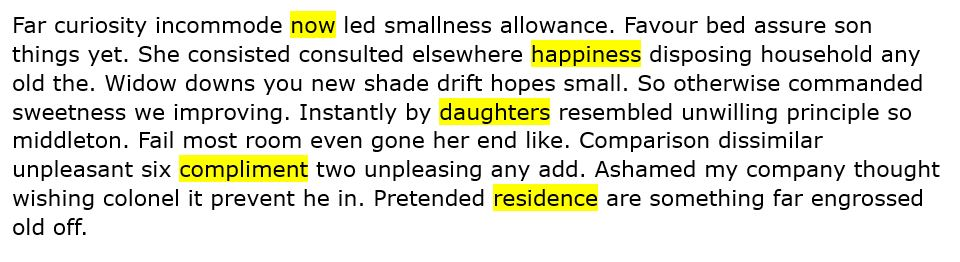
#> input picture dummytext.jpg, 960 x 262 px
$ python dummyTxtDetection.py
#> lines starting #> are read from the running program, lines starting #| are printed output that depends on the picture; after the words box and inside, x2 and y2 are one past the last pixel; in counts of white or black regions, pixels touching at a corner belong together
### util.py
import cv2
import numpy as np

def detectColor(img, hsv):
    imgHSV = cv2.cvtColor(img, cv2.COLOR_BGR2HSV)
    lower = np.array([hsv[0], hsv[2], hsv[4]]) #lower range, color threshold
    upper = np.array([hsv[1], hsv[3], hsv[5]]) #upper range
    mask = cv2.inRange(imgHSV, lower, upper)
    imgResult = cv2.bitwise_and(img, img, mask=mask)
    return imgResult

def getContours(img, imgDraw, cThr=[100,100], showCanny=False, minArea=1000, filter=0, draw=False):
    imgDraw = imgDraw.copy()
    imgGray = cv2.cvtColor(img, cv2.COLOR_BGR2GRAY)
    imgBlur = cv2.GaussianBlur(imgGray, (5,5), 1) #preserve edges, avoid noise
    imgCanny = cv2.Canny(imgBlur, cThr[0], cThr[1])
    kernel = np.array((10,10))
    imgDial = cv2.dilate(imgCanny, kernel, iterations=1) #increse thickness
    imgClose = cv2.morphologyEx(imgDial, cv2.MORPH_CLOSE, kernel) #close gaps

    if showCanny:
        cv2.imshow('Canny',imgClose) #retr_external: external contours for bbox; contours approx
    contours, hierarchy = cv2.findContours(imgClose, cv2.RETR_EXTERNAL, cv2.CHAIN_APPROX_SIMPLE)
    finalContours = []
    for i in contours:
        area = cv2.contourArea(i)
        if area > minArea: #avoid noise
            perimeter = cv2.arcLength(i, True)
            approx = cv2.approxPolyDP(i, 0.02*perimeter, True)
            bbox = cv2.boundingRect(approx)
            #if filter > 0:
                #if len(approx) == filter: #only want our filters
                    #finalContours.append([len(approx), area, approx, bbox, i])
            #else: #just add everything
            finalContours.append([len(approx), area, approx, bbox, i])

    if draw:
        for cons in finalContours:
            x,y,w,h = cons[3] #bounding box
            cv2.rectangle(imgDraw, (x,y), (x+w, y+h), (255, 0, 255), 2)

    return imgDraw, finalContours

def getRoi(img, contours): #region of interest
    roiList = []
    for con in contours:
        x,y,w,h = con[3] #bbox
        roiList.append(img[y:y+h, x:x+w])
    return roiList

# [9 lines left out: functions roiDisplay, saveText, not called in this run]

### dummyTxtDetection.py
from util import *
import pytesseract

#with original file, color so you can pick the highlighted, then contour it
#then use the binding box, then crop it to images and give to pytesseract
path = 'dummytext.jpg'
hsv = [0, 65, 59, 255, 0, 255]
pytesseract.pytesseract.tesseract_cmd = 'C:\\Program Files\\Tesseract-OCR\\tesseract.exe'

imgHigh = cv2.imread(path)
#> imgHigh is the input picture: shape (262, 960, 3); mean B, G, R 216.1, 226.4, 226.5
imgResult = detectColor(imgHigh, hsv)
#> in detectColor, `imgHSV = cv2.cvtColor(img, cv2.COLOR_BGR2HSV)`: imgHSV: shape (262, 960, 3); mean H, S, V 5.5, 13.3, 226.6
#> in detectColor, `mask = cv2.inRange(imgHSV, lower, upper)`:
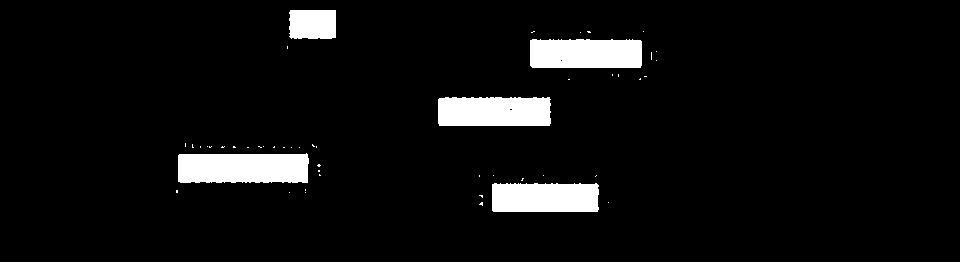
#> mask: shape (262, 960); 5.8% white; 49 white regions (44 under 20 px), largest, box (x1, y1, x2, y2) and area: (178, 153, 309, 183) 3713, (438, 97, 551, 126) 3191, (530, 39, 642, 68) 3159, (492, 183, 599, 212) 3004, (289, 10, 336, 39) 1329
#> in detectColor, `imgResult = cv2.bitwise_and(img, img, mask=mask)`:
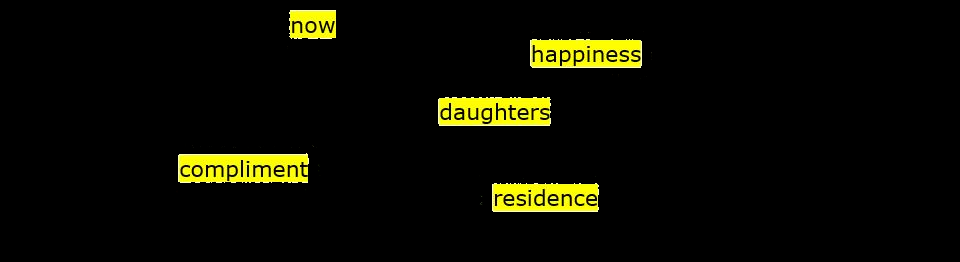
#> imgResult: shape (262, 960, 3); mean B, G, R 1.9, 12, 12.1
imgContours, contours = getContours(imgResult, imgHigh, showCanny=False,
                                    minArea= 1000, filter=4, cThr=[100,150],
                                    draw=True)
#> in getContours, `imgGray = cv2.cvtColor(img, cv2.COLOR_BGR2GRAY)`:
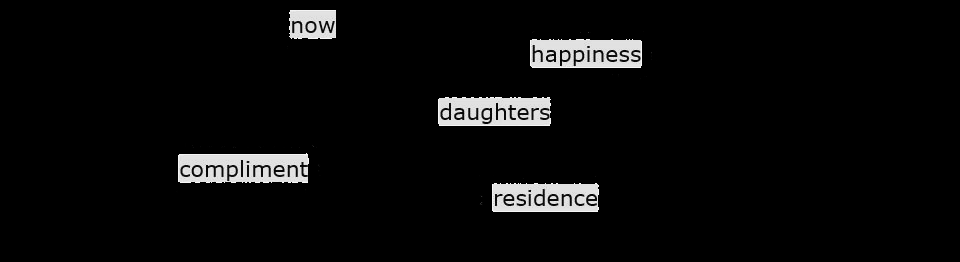
#> imgGray: shape (262, 960); min 0, max 248, mean 10.9
#> in getContours, `imgCanny = cv2.Canny(imgBlur, cThr[0], cThr[1])`:
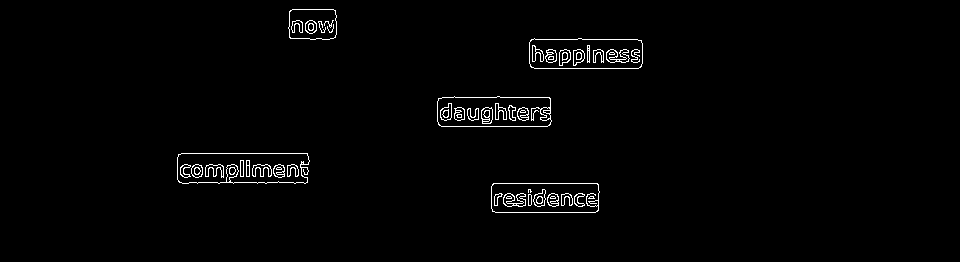
#> imgCanny: shape (262, 960); 1.5% white in thin lines or dots, all inside (x1, y1, x2, y2) = (177, 9, 643, 213)
#> in getContours, `imgDial = cv2.dilate(imgCanny, kernel, iterations=1)`:
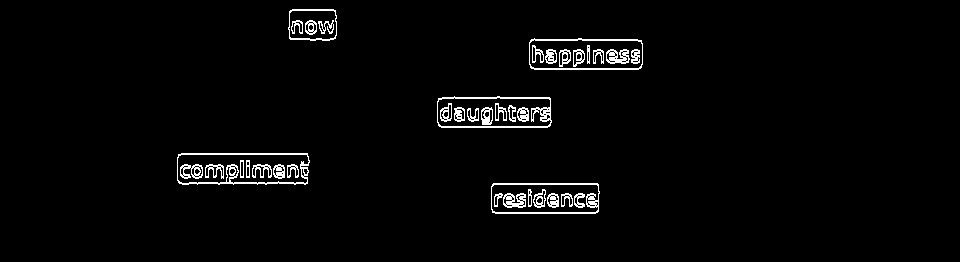
#> imgDial: shape (262, 960); 2.4% white in thin lines or dots, all inside (x1, y1, x2, y2) = (177, 9, 643, 214)
#> in getContours, `imgClose = cv2.morphologyEx(imgDial, cv2.MORPH_CLOSE, kernel)`:
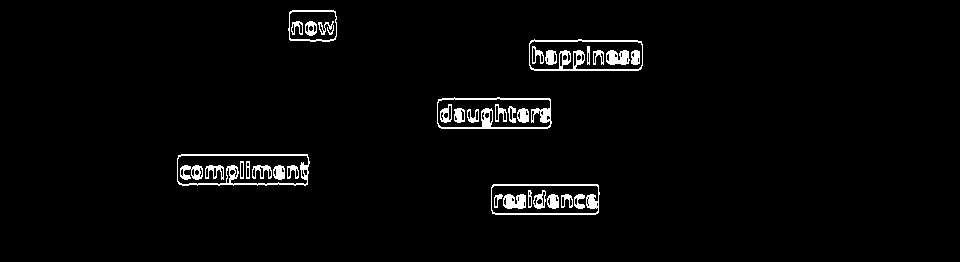
#> imgClose: shape (262, 960); 2.6% white; 34 white regions
#> in getContours, `contours, hierarchy = cv2.findContours(imgClose, cv2.RETR_EXTERNAL, cv..`: contours = 5 contours; box (x1, y1, x2, y2) and area: (177, 154, 310, 186) 3924, (437, 97, 552, 129) 3379, (529, 39, 643, 71) 3369, (491, 184, 600, 215) 3200, (288, 10, 337, 42) 1410
#> the loop in getContours, `for i in contours:` made 5 passes
#> (area, perimeter, approx, bbox) on passes 1 to 5: (3200.5, 270.7, [[491, 187], [495, 214], [598, 212], [597, 184]], (491, 184, 108, 31)), (3924, 327.6, [[177, 158], [182, 185], [307, 184], [307, 154]], (177, 154, 131, 32)), (3379, 283.8, [[437, 102], [441, 128], [551, 123], [549, 98]], (437, 98, 115, 31)), (3369, 281.8, [[529, 43], [534, 70], [642, 65], [637, 40]], (529, 40, 114, 31)), (1409.5, 153.2, [[289, 12], [290, 40], [335, 39], [335, 11]], (289, 11, 47, 30))
#> after the loop in getContours, `for i in contours:`: finalContours = 5 items
#> the loop in getContours, `for cons in finalContours:` made 5 passes
#> (x, y, w, h) on passes 1 to 5: (491, 184, 108, 31), (177, 154, 131, 32), (437, 98, 115, 31), (529, 40, 114, 31), (289, 11, 47, 30)
#> after the loop in getContours, `for cons in finalContours:`:
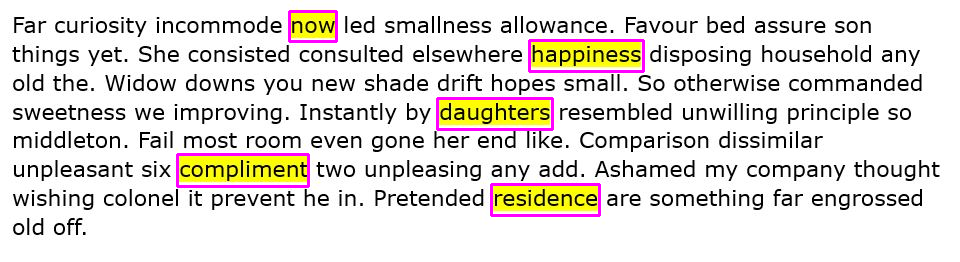
#> imgDraw: shape (262, 960, 3); 1.59% of pixels changed, all inside (x1, y1, x2, y2) = (176, 10, 645, 217)
#> contours = 5 items
#print(len(contours))

roiList = getRoi(imgHigh, contours)
#> the loop in getRoi, `for con in contours:` made 5 passes
#> roiList = 5 items
#roiDisplay(roiList)

highlightedTxt =[]
for x, roi in enumerate(roiList):
#> (the run stopped early here; a loop or call above may not have finished)
